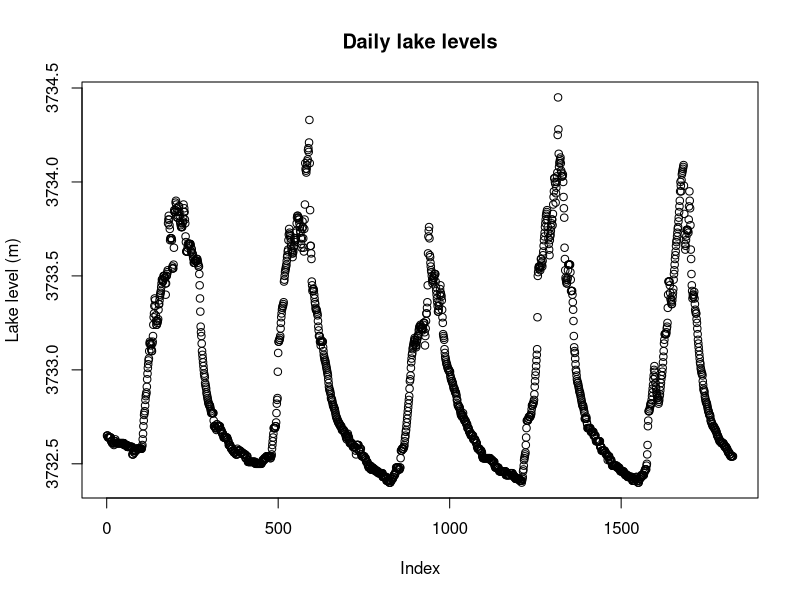
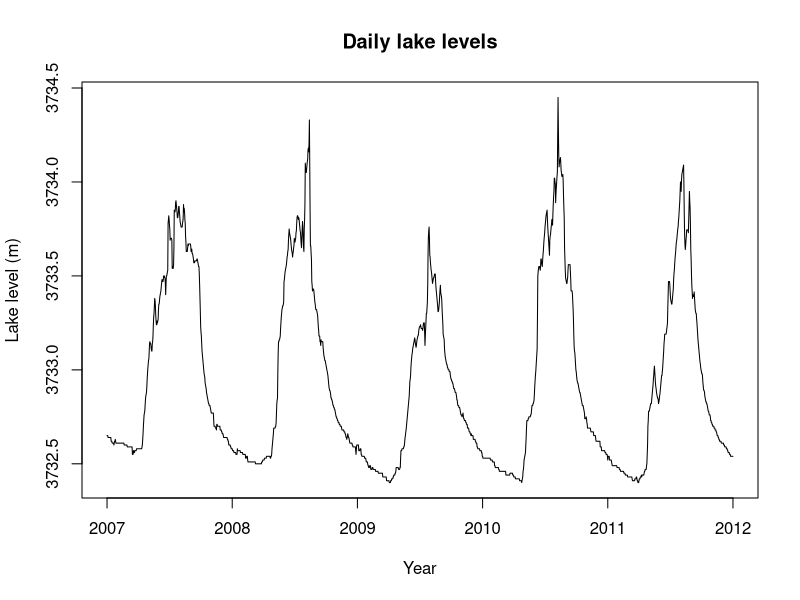
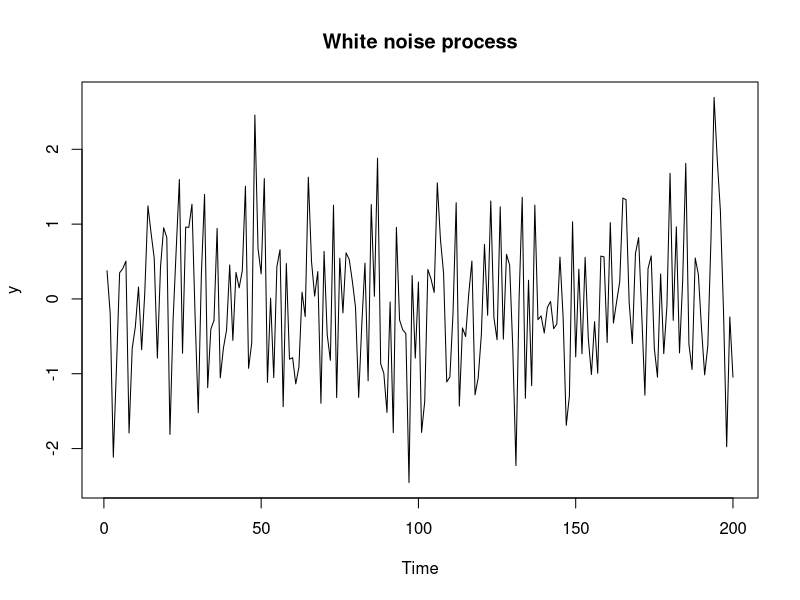
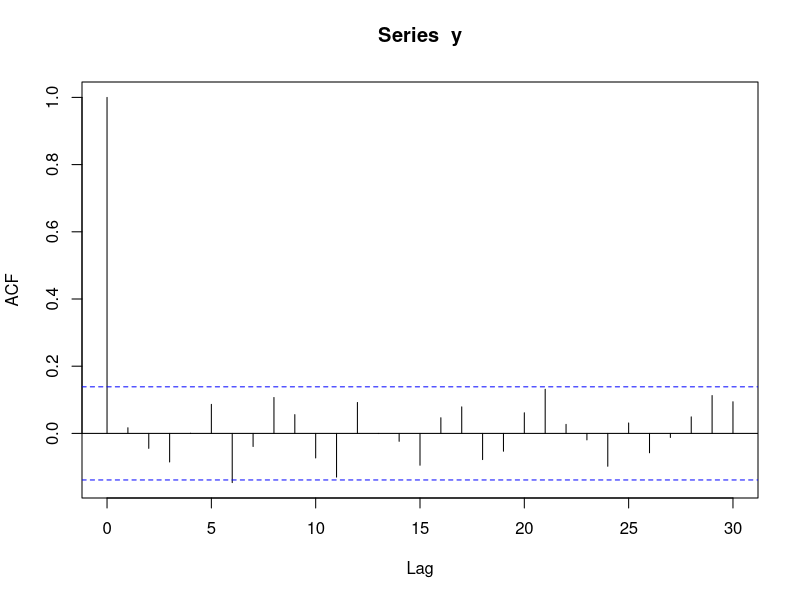
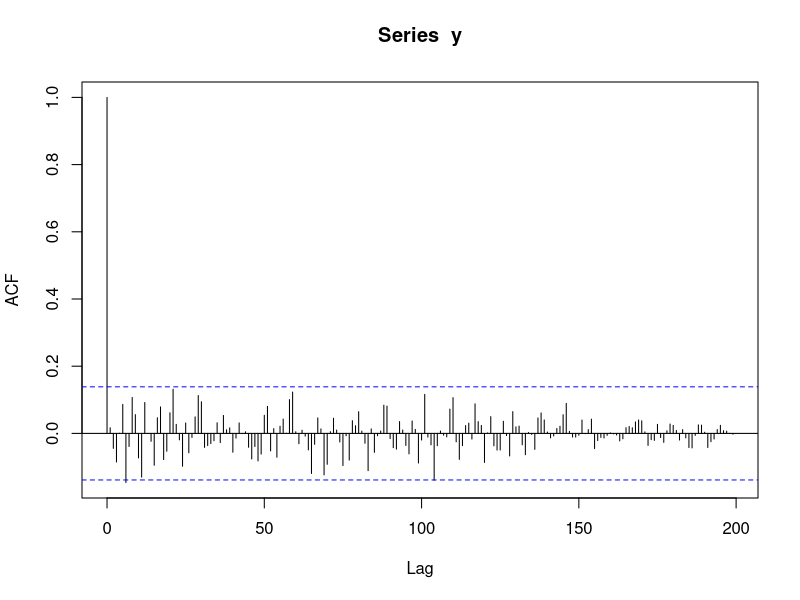

These charts were generated, in order, by the following R code:
## ---- chunk 1
knitr::opts_chunk$set(echo = TRUE)
#if you do not have the package, type install.packages("name_of_the_package")
library(knitr)
library(tseries)
## ---- chunk 2
dat <- read.csv("LakeLevels.csv", header = TRUE)
head(dat, 10)
tail(dat, 10)
names(dat)
plot(dat$LakeLevel, ylab="Lake level (m)", main="Daily lake levels")
## ---- chunk 3
# check if dat is a ts object
is.ts(dat)
# create time series object
x <- ts(data = dat$LakeLevel, start=c(2007, 1), frequency=365)
## ---- chunk 4
# plot
plot(x, xlab="Year", ylab="Lake level (m)", main="Daily lake levels")
## ---- chunk 5
# 200 independent observations
set.seed(2022)
white_noise <- rnorm(200)

# create ts
y <- ts(rnorm(200))
## ---- chunk 6
# plot
plot(y, xlab="Time", main="White noise process")

# This gives the amount of observations that are outside [-2, 2]
sum(abs(y) > 2)
## ---- chunk 7
# create the sample autocorrelation function
acf(y, lag.max=30, plot = F)
acf(y, lag.max=30)
## ---- chunk 8
acf(y, lag.max=199)
